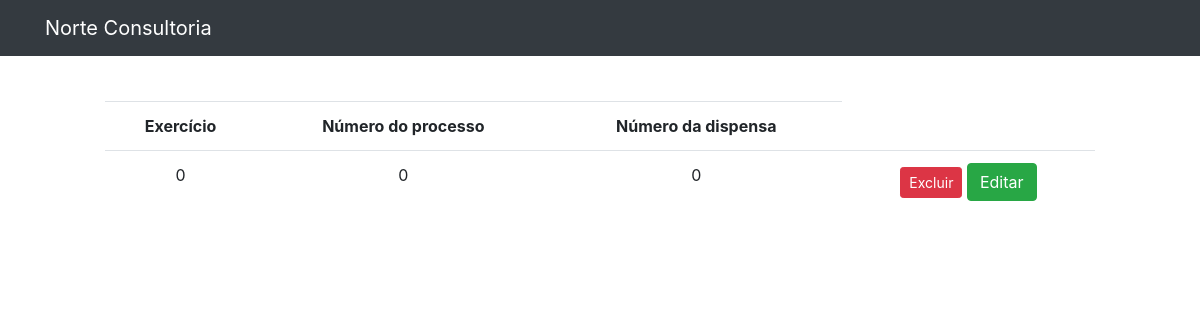
Before: /public/dispensa/listDispensaSearching.php with the older database file.
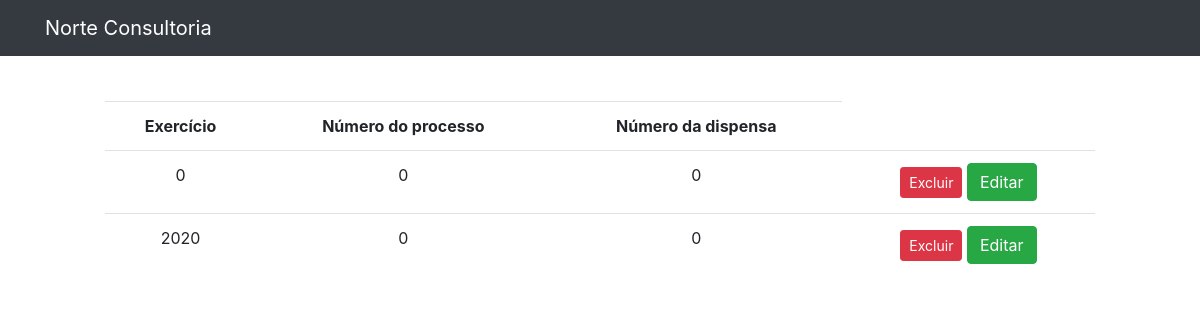
After: the same page with the newer database file.
### tables this page shows
CREATE TABLE `dispensa` (
  `id_dispensa` int(11) NOT NULL,
  `exercicio` int(11) DEFAULT NULL,
  `num_processo` int(11) DEFAULT NULL,
  `num_dispensa` int(11) DEFAULT NULL,
  `inciso` varchar(200) DEFAULT NULL,
  `objeto` varchar(3000) DEFAULT NULL,
  `categoria` varchar(200) DEFAULT NULL,
  `data_inicio` date DEFAULT NULL,
  `data_ratificacao` date DEFAULT NULL,
  `data_portaria_comissao` date DEFAULT NULL,
  `data_solicitacao_compras_servicos` date DEFAULT NULL,
  `data_preco_estimativo` date DEFAULT NULL,
  `data_autorizacao_abertura` date DEFAULT NULL,
  `data_autuacao` date DEFAULT NULL,
  `especificacao_objeto` varchar(3000) DEFAULT NULL,
  `enquadramento` varchar(3000) DEFAULT NULL,
  `minuta_contrato` varchar(3000) DEFAULT NULL,
  `data_proposta_favorecido` date DEFAULT NULL,
  `documento_habilitacao` varchar(3000) DEFAULT NULL,
  `data_ata` date DEFAULT NULL,
  `data_parecer_juridico` date DEFAULT NULL,
  `data_contrato_firmado` date DEFAULT NULL,
  `data_publicacao` date DEFAULT NULL,
  `copia_empenho_compras_legais` varchar(3000) DEFAULT NULL,
  `valor_total` float DEFAULT NULL,
  `observacoes` varchar(3000) DEFAULT NULL,
  `data_lancamento` datetime DEFAULT NULL,
  `orgao` varchar(200) DEFAULT NULL,
  `codigo_processo` varchar(150) DEFAULT NULL,
  `conSolic` text DEFAULT NULL,
  `conPreco` text DEFAULT NULL,
  `conAut` text DEFAULT NULL,
  `conAtuacao` text DEFAULT NULL,
  `conRat` text DEFAULT NULL,
  `conPub` text DEFAULT NULL
);

### public/dispensa/listDispensaSearching.php (the view, shortened to what this page needs)
<?php include("../Template/header.php") ?>
<?php
$usuarios = filter_input(INPUT_POST, 'palavra', FILTER_SANITIZE_STRING);
?>
<?php
    include("../../data/connection.php");
    $sql = "SELECT * FROM dispensa WHERE num_dispensa LIKE '%$usuarios%' ";
    $dadosDispensa = $connection -> query($sql);
    if($dadosDispensa -> num_rows > 0)
    {
    ?>
    <div class="form">
        <div style="margin-left: 100px; margin-right: 100px;">
        <br>
            <br>
            <table class="table" style="text-align: center;">
                <tr>
                    <th>Exercício</th>
                    <th>Número do processo</th>
                    <th>Número da dispensa</th>
                </tr>
                <?php
                    while($exibir = $dadosDispensa -> fetch_assoc())
                    {
                    ?>
                        <tr>
                        <td><?php echo $exibir["exercicio"] ?></td>
                        <td><?php echo $exibir["num_processo"] ?></td>
                        <td><?php echo $exibir["num_dispensa"] ?></td>
                            <td>
                                <button type="submit" class="btn btn-danger btn-sm" formmethod="post">
                                    <a href="deleteDispensa.php?id=<?php echo $exibir ["id_dispensa"] ?>" style="text-decoration: none; color: white"> Excluir </a>
                                </button>
                                <button type="submit" class="btn btn-success" formmethod="post">
                                <a href="editDispensa.php?id=<?php echo $exibir["id_dispensa"] ?>" style="text-decoration: none; color: white">Editar</a>
                                </button>
                            </td>
                        </tr>
                    <?php
                        }
                    ?>
            </table>
        </div>
    </div>
    <?php
    }
    else
    {
        echo "Nenhum registro encontrado.";
    }
    ?>

Changed rows visible on the page:
added dispensa: exercicio "2020", num_processo "0", num_dispensa "0"
